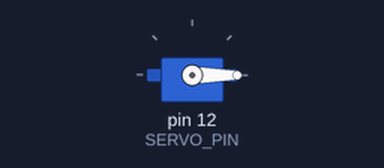
Bench run of a sketch on a simulated Arduino Uno, built with avr-gcc and run on an emulated ATmega328P. Shown: servo.

Above: at 0.05 s.
Timing chart, 0 to 4.6 s (numbered marks = the images above):
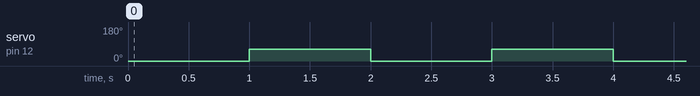

Measured:
- by itself, servo on pin 12 (SERVO_PIN): alternates 63° for 1.0 s and 0° for 1.0 s

The sketch:

servo_test.ino
```cpp
#include <Servo.h>
#define SERVO_PIN 12
Servo servo;
void setup() {
  Serial.begin(115200);
  servo.attach(SERVO_PIN);
  servo.write(0);
}

void loop() {
  servo.write(0);
  delay(1000);
  servo.write(63);
  delay(1000);
}
```
